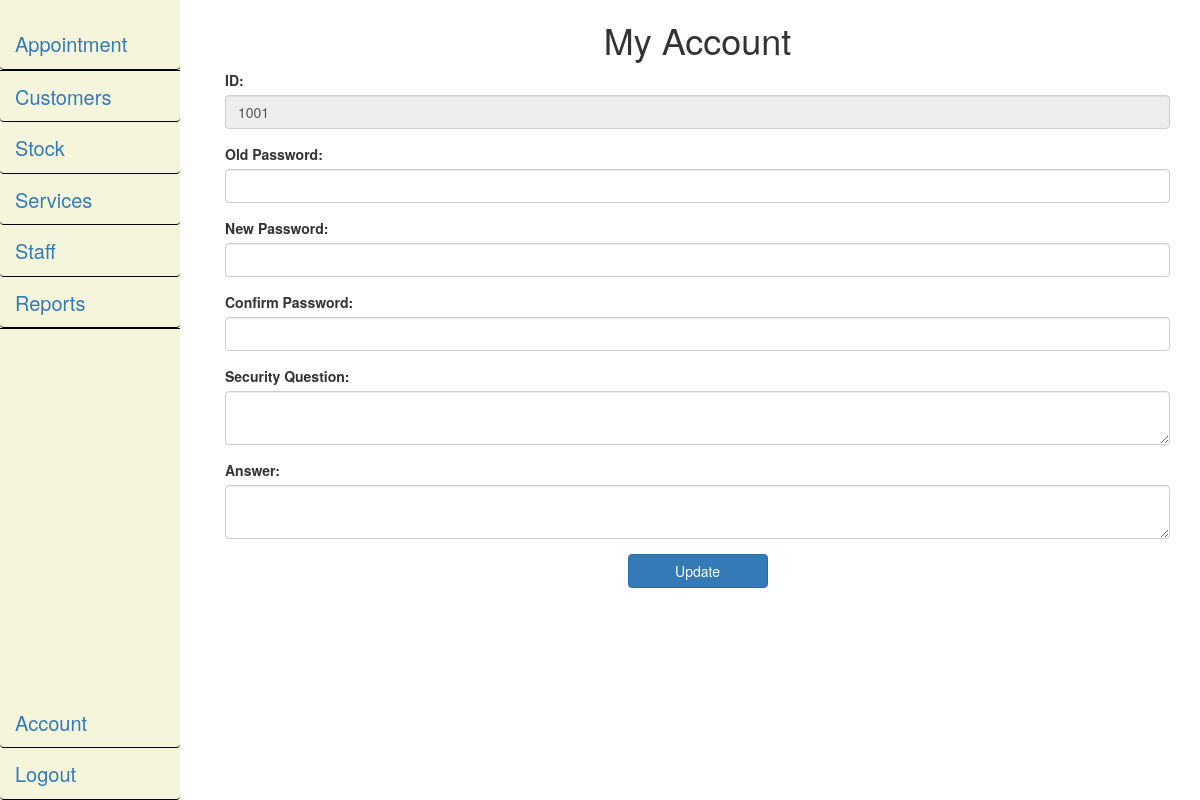
The page /user_module_account_setting.php (signed in) on the database as committed earlier.
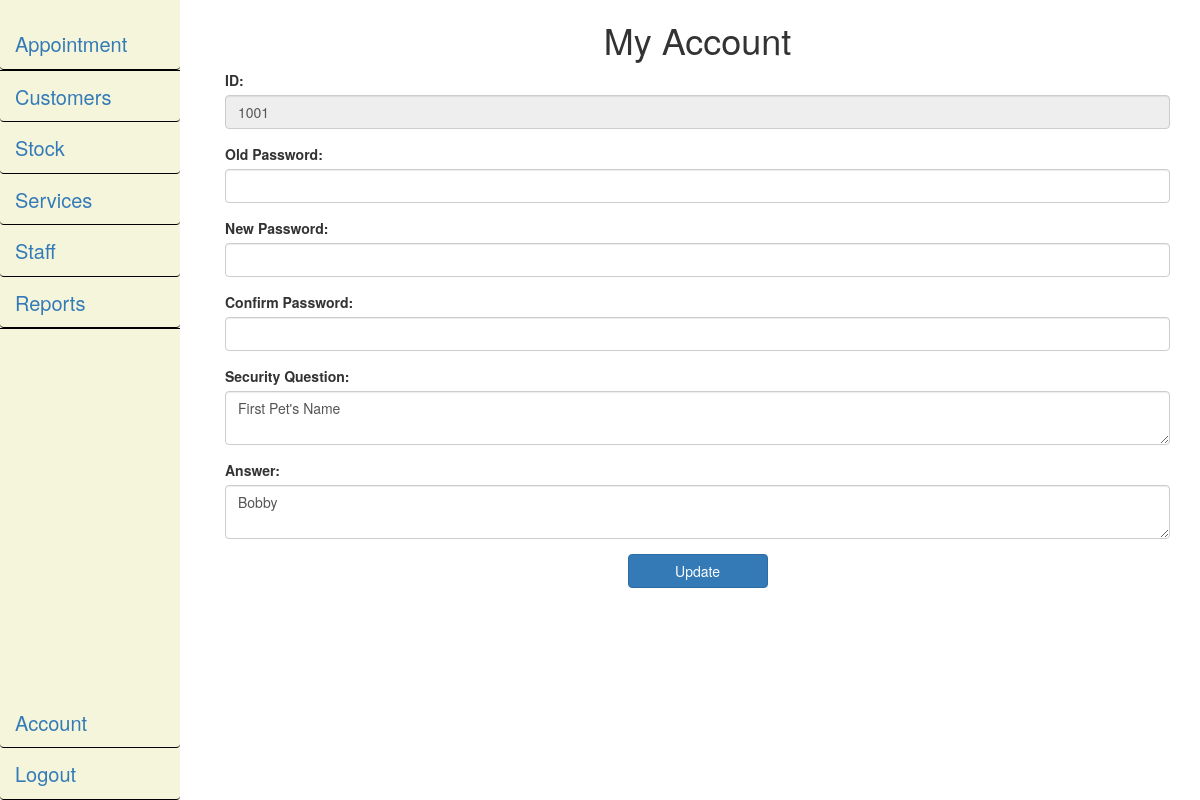
The same page on the database as committed later.
### tables this page shows
CREATE TABLE `user` (
  `userID` int(11) NOT NULL,
  `userPass` varchar(255) NOT NULL,
  `secQuestion` varchar(250) DEFAULT NULL,
  `secAnswer` varchar(250) DEFAULT NULL
);

### session_check.php (called while the page is built, shortened)
<?php
include 'dbconnect.php';
$user = $_SESSION['loggedUser'];
$sql = mysqli_query($connect, "SELECT * FROM staff WHERE staffID = '$user'");
$row = mysqli_fetch_array($sql,MYSQLI_ASSOC);
$loggedUser = $row['staffID'];
?>

### user_module_account_setting.php (the view, shortened to what the changed rows need)
<!DOCTYPE html>
<html lang="en">
<?php
include "session_check.php";
?>
<head>
    <link href="css/bootstrap.min.css" rel="stylesheet" />
	<link href="css/nav_style.css" rel="stylesheet"/>
</head>
<body>
    <div class="container">
        <div class="row">
            <div class="col-md-10">
<?php
if($_SERVER["REQUEST_METHOD"] == "POST")
{
    $sql = "SELECT * FROM user WHERE userID = " . $loggedUser;
    if (mysqli_query($connect, $sql))
    {
        $results = mysqli_query($connect, $sql);
        $row = mysqli_fetch_array($results);
        $SQ = $row['secQuestion'];
        $SA = $row['secAnswer'];
        $storedPWS = $row['userPass'];
        mysqli_free_result($results);
        $userSQ = $userSA = $message = "";
        $hasError = false;
        $hasNewPws = $hasNewSQ = $hasNewSA = false;
        $input_OPWS = $_POST["userOPWS"];
        $input_PWS = $_POST["userPWS"];
        $input_CPWS = $_POST["userCPWS"];
        if(!(empty($input_PWS)))
        {
            $pws_hash = password_hash($input_PWS, PASSWORD_DEFAULT);
            if(password_verify($input_OPWS, $storedPWS))
            {
                if($input_PWS != $input_CPWS)
                {
                    $cpws_error = "Entered new password does not match re-entered password.";
                    $hasError = true;
                }
                else
                {
                    $hasNewPws = true;
                }
            }
            else
            {
                $opws_error = "Entered old password does not match current password.";
                $hasError = true;
            }
        }
        else
        {
            $hasNewPws = false;
        }
        $input_SQ = SanitizeData($_POST["userSQ"]);
        if(empty($input_SQ) || ($input_SQ == $SQ)){
            $hasNewSQ = false;
        }
        else
        {
            $hasNewSQ = true;
            $userSQ = MysqliEscape($connect, $input_SQ);
        }
        $input_SA = SanitizeData($_POST["userSA"]);
        if(empty($input_SA) || ($input_SA == $SA)){
            $hasNewSA = false;
        }
        else
        {
            $hasNewSA = true;
            $userSA = MysqliEscape($connect, $input_SA);
        }
        if(!($hasError))
        {
            if($hasNewPws && !($hasNewSQ) && !($hasNewSA))
            {
                $sql = "UPDATE user SET userPass = '$pws_hash' WHERE userID = " . $loggedUser;
            }
            else if($hasNewSQ && !($hasNewPws) && !($hasNewSA))
            {
                $sql = "UPDATE user SET secQuestion = '$userSQ' WHERE userID = " . $loggedUser;
            }
            else if($hasNewSA && !($hasNewPws) && !($hasNewSQ))
            {
                $sql = "UPDATE user SET secAnswer = '$userSA' WHERE userID = " . $loggedUser;
            }
            else if($hasNewPws && $hasNewSA && !($hasNewSQ))
            {
                $sql = "UPDATE user SET userPass = '$pws_hash', secAnswer = '$userSA' WHERE userID = " . $loggedUser;
            }
            else if($hasNewPws && $hasNewSQ && !($hasNewSA))
            {
                $sql = "UPDATE user SET userPass = '$pws_hash', secQuestion = '$userSQ' WHERE userID = " . $loggedUser;
            }
            else if($hasNewSA && $hasNewSQ && !($hasNewPws))
            {
                $sql = "UPDATE user SET secQuestion = '$userSQ', secAnswer = '$userSA' WHERE userID = " . $loggedUser;
            }
            else if($hasNewPws && $hasNewSQ && $hasNewSA)
            {
                $sql = "UPDATE user SET userPass = '$pws_hash', secQuestion = '$userSQ', secAnswer = '$userSA' WHERE userID = " . $loggedUser;
            }
            runQuery($connect, $sql);
        }
    }
    else
    {
       $server_comm_error = "Error: " . $sql . "</br>" . die(mysqli_error($connect));
    }
    mysqli_close($connect);
}
else
{
    $sql = "SELECT * FROM user WHERE userID = " . $loggedUser;
    if (mysqli_query($connect, $sql))
    {
        $results = mysqli_query($connect, $sql);
        $row = mysqli_fetch_array($results);
        $SQ = $row['secQuestion'];
        $SA = $row['secAnswer'];
    }
    else
    {
        $server_comm_error = "Error: " . $sql . "</br>" . die(mysqli_error($connect));
    }
}
?>
                <h1>My Account</h1>
                <form id="nform" name="nform" method="post" action="user_module_account_setting.php">
                    <div class="form-group">
                        <label for="inputSQ">Security Question: </label>
                        <textarea id="inputSQ" name="userSQ" class="form-control" maxlength="250"><?php
                                if($_SERVER["REQUEST_METHOD"] == "POST")
                                    echo $_POST["userSQ"];
                                else
                                    echo $SQ; ?></textarea>
                    </div>
                    <div class="form-group">
                        <label for="userSA">Answer: </label>
                        <textarea id="inputSA" name="userSA" class="form-control" maxlength="250"><?php
                                if($_SERVER["REQUEST_METHOD"] == "POST")
                                    echo $_POST["userSA"];
                                else
                                    echo $SA; ?></textarea>
                    </div>
                </form>
            </div>
        </div>
    </div>
</body>
</html>

Rows that differ between the two databases and show on the page:
now on this page (row edited): user: userSQ "First Pet's Name", userSA "Bobby"
